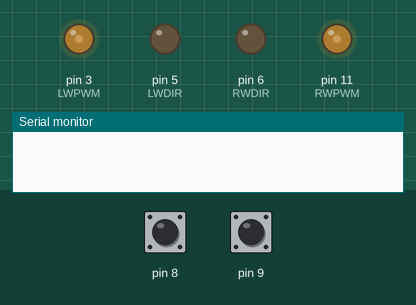
Bench run of a sketch on a simulated Arduino Uno, built with avr-gcc and run on an emulated ATmega328P. Parts: output pins drawn as LEDs (lit = HIGH), the last lines printed to the serial monitor. The test bench sets the inputs (shaded band); at power-on: pin 8 HIGH, pin 9 HIGH.

Above: at 0.1 s.
At 1.1 s:
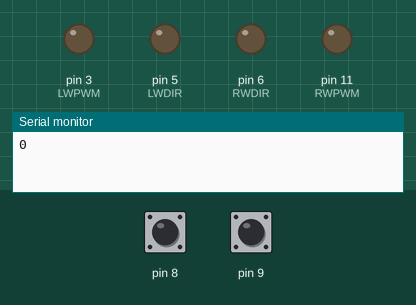
Timing chart, 0 to 2.6 s (numbered marks = the images above):
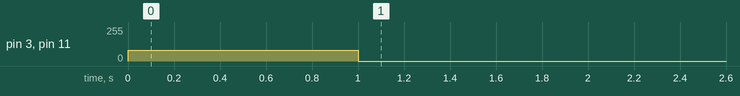

Measured:
- by itself, pin 3 (LWPWM), pin 11 (RWPWM): 0/255 → 80/255 at 0.00 s, → 0/255 1.0 s later

The sketch:

FindVelocity.ino
```cpp
#include <stdlib.h>
#include <string.h>
#include <math.h>
#include <PinChangeInt.h>

uint16_t rightCnt = 0;
uint16_t leftCnt = 0;

void setup() {
  // put your setup code here, to run once:
  Serial.begin(460800);
  //Encoder Initialization
  pinMode(8,INPUT);
  pinMode(9,INPUT);
  digitalWrite(8,HIGH); //Use internal pullup
  digitalWrite(9,HIGH); //Use internal pullup
  PCintPort::attachInterrupt(8, rightInt, CHANGE);
  PCintPort::attachInterrupt(9, leftInt, CHANGE);
  #define RWDIR 6
  #define LWDIR 5
  #define RWPWM 11
  #define LWPWM 3
  pinMode(RWDIR,OUTPUT);
  pinMode(LWDIR,OUTPUT);
  digitalWrite(RWDIR,0);
  digitalWrite(LWDIR,0);
  analogWrite(RWPWM,0);
  analogWrite(LWPWM,0);
}
//Answer 54 --> interrupt every 20 ms
void loop() {
  // put your main code here, to run repeatedly:
 analogWrite(RWPWM, 80);
 analogWrite(LWPWM, 80);
 delay(1000);
 analogWrite(RWPWM, 0);
 analogWrite(LWPWM, 0);
 Serial.print(rightCnt);
 while(1);
}

void rightInt(){
  rightCnt++;
}

void leftInt(){
  leftCnt++;
}
```
